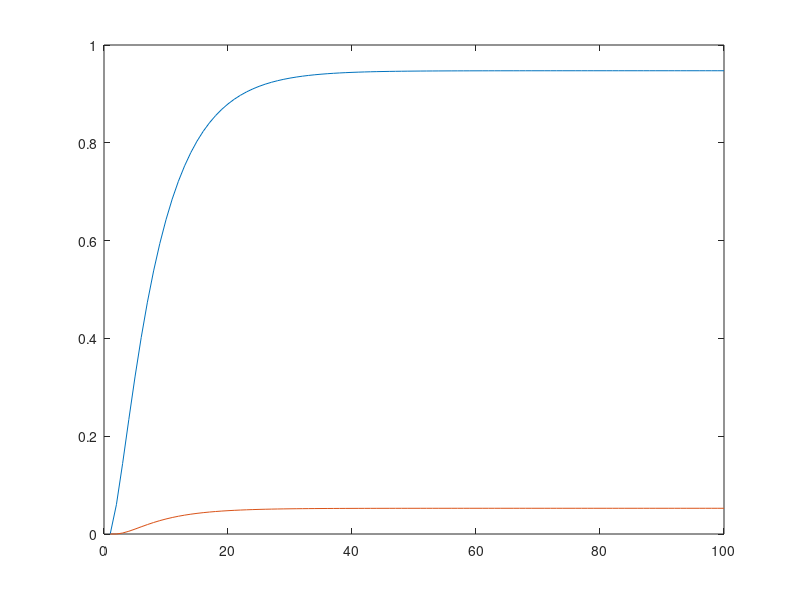

Source code (MATLAB):
%% a

T = [
        0.8     0       0       0.3     0;
        0.2     0.6     0       0.2     0;
        0       0.3     1       0       0;
        0       0.1     0       0.4     0;
        0       0       0       0.1     1;
    ];
 
%% b

n = 1:100;
x0 = [1;0;0;0;0];

for i = 1 : 100
    res(:,i) = T^i * x0;
end

plot(1:100,res(2, :))

%% c

T = [
        0.8     0       0       0.3     0;
        0.2     0.6     0       0.2     0;
        0       0.3     1       0       0;
        0       0.1     0       0.4     0;
        0       0       0       0.1     1;
    ];

n = 1:100;
x0 = [1;0;0;0;0];

for i = 1 : 100
    res(:,i) = T^i * x0;
end

plot(1:100,res(3, :))
hold
plot(1:100,res(5, :))


%% d

    % 1 2 4 3 5
T = [
        0.8     0       0.3     0     0;
        0.2     0.6     0.2     0     0;
        0       0.1     0.4     0     0;
        0       0.3     0       1     0;
        0       0       0.1     0     1;
    ];
Q = [
        0.8     0       0.3;
        0.2     0.6     0.2;
        0       0.1     0.4;
    ];  

%% e

Q = [
        0.8     0       0.3;
        0.2     0.6     0.2;
        0       0.1     0.4;
    ];  

F = inv(eye(size(Q)) - Q)

% f

t = sum(F)

%% g
Q = [
        0.8     0       0.3;
        0.2     0.6     0.2;
        0       0.1     0.4;
    ];  
R = [
        0   0.3     0;
        0   0       0.1;
    ];

F = inv(eye(size(Q)) - Q);

B = R * F;

fprintf("Probabilidade de obsorcao do Estado 3 %f\n", B(1, 1));
fprintf("Probabilidade de obsorcao do Estado 5 %f\n", B(2, 1));
